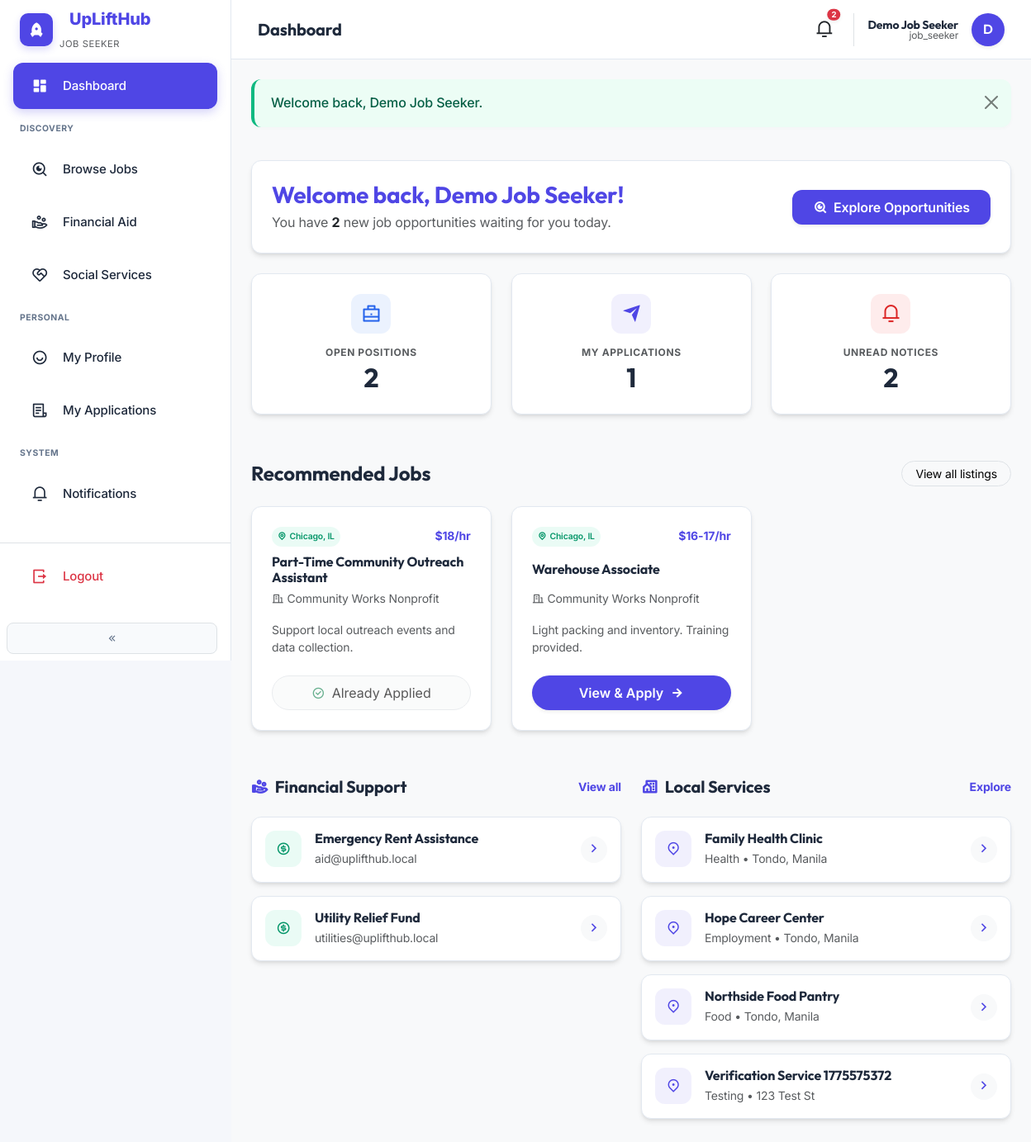
The page /jobseeker/dashboard.php (signed in) on the database its author committed.
### tables this page shows
CREATE TABLE `jobs` (
  `id` int(10) UNSIGNED NOT NULL,
  `recruiter_id` int(10) UNSIGNED NOT NULL,
  `title` varchar(255) NOT NULL,
  `description` text DEFAULT NULL,
  `location` varchar(255) DEFAULT NULL,
  `exact_address` varchar(500) DEFAULT NULL,
  `salary_range` varchar(100) DEFAULT NULL,
  `status` enum('draft','pending_approval','published','closed') NOT NULL DEFAULT 'pending_approval',
  `created_at` timestamp NOT NULL DEFAULT current_timestamp()
);

CREATE TABLE `recruiter_profiles` (
  `user_id` int(10) UNSIGNED NOT NULL,
  `company_name` varchar(255) NOT NULL,
  `contact` varchar(100) DEFAULT NULL,
  `location` varchar(255) DEFAULT NULL,
  `industry` varchar(100) DEFAULT NULL,
  `company_logo` varchar(255) DEFAULT NULL
);

CREATE TABLE `financial_aid_programs` (
  `id` int(10) UNSIGNED NOT NULL,
  `title` varchar(255) NOT NULL,
  `description` text DEFAULT NULL,
  `eligibility` text DEFAULT NULL,
  `contact_info` varchar(255) DEFAULT NULL,
  `exact_address` varchar(500) DEFAULT NULL,
  `status` enum('active','inactive') NOT NULL DEFAULT 'active',
  `created_by` int(10) UNSIGNED DEFAULT NULL,
  `posted_by_user_id` int(10) UNSIGNED DEFAULT NULL,
  `moderation_status` enum('pending_approval','published','rejected') NOT NULL DEFAULT 'published',
  `created_at` timestamp NOT NULL DEFAULT current_timestamp()
);

CREATE TABLE `social_services` (
  `id` int(10) UNSIGNED NOT NULL,
  `name` varchar(255) NOT NULL,
  `description` text DEFAULT NULL,
  `exact_address` varchar(500) DEFAULT NULL,
  `category` varchar(100) DEFAULT NULL,
  `phone` varchar(255) DEFAULT NULL,
  `latitude` decimal(10,7) DEFAULT NULL,
  `longitude` decimal(10,7) DEFAULT NULL,
  `posted_by_user_id` int(10) UNSIGNED DEFAULT NULL,
  `status` enum('pending_approval','published','rejected','active') NOT NULL DEFAULT 'active',
  `moderation_status` enum('pending_approval','published','rejected') NOT NULL DEFAULT 'published',
  `created_at` timestamp NOT NULL DEFAULT current_timestamp()
);

### includes/auth.php (called while the page is built, shortened)
<?php
function current_user(): ?array
{
    return [
        'id' => (int) $_SESSION['user_id'],
        'email' => (string) ($_SESSION['user_email'] ?? ''),
        'name' => (string) ($_SESSION['user_name'] ?? ''),
        'role' => (string) ($_SESSION['user_role'] ?? ''),
        'recruiter_status' => (string) ($_SESSION['recruiter_status'] ?? 'n/a'),
    ];
}

### includes/functions.php (called while the page is built, shortened)
<?php
function app_url(string $path = '', bool $absolute = false): string
{
    $base = rtrim(APP_BASE, '/');
    $path = ltrim($path, '/');
    return ($base === '' ? '' : $base) . '/' . $path;
}
function e(string $s): string
{
    return htmlspecialchars($s, ENT_QUOTES, 'UTF-8');
}

### jobseeker/dashboard.php (the view, shortened to what this page needs)
<?php
$pdo = db();
$uid = current_user()['id'];
$applied = [];
$stApp = $pdo->prepare('SELECT job_id FROM applications WHERE job_seeker_id = ?');
$stApp->execute([$uid]);
foreach ($stApp->fetchAll() as $r) {
    $applied[(int) $r['job_id']] = true;
}
$st = $pdo->prepare('SELECT COUNT(*) FROM applications WHERE job_seeker_id = ?');
$st->execute([$uid]);
$appCount = (int) $st->fetchColumn();
$pub = (int) $pdo->query("SELECT COUNT(*) FROM jobs WHERE status = 'published'")->fetchColumn();
$n = $pdo->prepare('SELECT COUNT(*) FROM notifications WHERE user_id = ? AND is_read = 0');
$n->execute([$uid]);
$unread = (int) $n->fetchColumn();
$jobPreview = $pdo->query(
    "SELECT j.id, j.title, j.description, j.location, j.salary_range, rp.company_name, u.name AS recruiter_name
     FROM jobs j
     INNER JOIN users u ON u.id = j.recruiter_id
     LEFT JOIN recruiter_profiles rp ON rp.user_id = j.recruiter_id
     WHERE j.status = 'published'
     ORDER BY j.created_at DESC
     LIMIT 6"
)->fetchAll();
$aidPreview = $pdo->query(
    "SELECT id, title, description, eligibility, contact_info
     FROM financial_aid_programs
     WHERE status = 'active' AND moderation_status = 'published'
     ORDER BY title
     LIMIT 6"
)->fetchAll();
$servicesPreview = $pdo->query(
    "SELECT id, name, description, exact_address, category, phone
     FROM social_services
     WHERE moderation_status = 'published'
     ORDER BY name
     LIMIT 6"
)->fetchAll();
function dash_excerpt(string $text, int $max = 140): string
{
    $t = trim(preg_replace('/\s+/', ' ', $text));
    if (strlen($t) <= $max) {
        return $t;
    }
    return substr($t, 0, $max) . '…';
}
require dirname(__DIR__) . '/includes/partials/dashboard-start.php';
?>
<div class="row g-4 mb-4 mt-2">
  <div class="col-12">
    <div class="card-premium-admin p-4 reveal reveal-fade">
      <div class="d-flex flex-column flex-md-row align-items-md-center justify-content-between gap-3">
        <div>
          <h1 class="h3 fw-bold mb-1 text-indigo" style="font-family: 'Outfit', sans-serif;">Welcome back, <?= e(current_user()['name']) ?>!</h1>
          <p class="text-muted mb-0">You have <span class="fw-bold text-dark"><?= $pub ?></span> new job opportunities waiting for you today.</p>
        </div>
        <div class="d-flex gap-2">
          <a href="<?= e(app_url('jobseeker/jobs.php')) ?>" class="btn btn-indigo px-4 py-2 shadow-sm">
            <i class="ri-search-eye-line me-2"></i>Explore Opportunities
          </a>
        </div>
      </div>
    </div>
  </div>
</div>
<div class="row g-4 mb-5 reveal-stagger">
  <div class="col-md-4 reveal reveal-up">
    <div class="card-premium-admin metric-card h-100 hover-lift d-flex flex-column align-items-center text-center p-4">
      <div class="metric-icon blue mb-3">
        <i class="ri-briefcase-line"></i>
      </div>
      <div>
        <h3 class="h6 text-muted fw-bold text-uppercase mb-1" style="font-size: 0.75rem; letter-spacing: 0.05em;">Open Positions</h3>
        <div class="h2 fw-bold mb-0" style="font-family: 'Outfit', sans-serif;"><?= $pub ?></div>
      </div>
    </div>
  </div>
  <div class="col-md-4 reveal reveal-up">
    <div class="card-premium-admin metric-card h-100 hover-lift d-flex flex-column align-items-center text-center p-4">
      <div class="metric-icon indigo mb-3">
        <i class="ri-send-plane-fill"></i>
      </div>
      <div>
        <h3 class="h6 text-muted fw-bold text-uppercase mb-1" style="font-size: 0.75rem; letter-spacing: 0.05em;">My Applications</h3>
        <div class="h2 fw-bold mb-0" style="font-family: 'Outfit', sans-serif;"><?= $appCount ?></div>
      </div>
    </div>
  </div>
  <div class="col-md-4 reveal reveal-up">
    <div class="card-premium-admin metric-card h-100 hover-lift d-flex flex-column align-items-center text-center p-4">
      <div class="metric-icon red mb-3">
        <i class="ri-notification-3-line"></i>
      </div>
      <div>
        <h3 class="h6 text-muted fw-bold text-uppercase mb-1" style="font-size: 0.75rem; letter-spacing: 0.05em;">Unread Notices</h3>
        <div class="h2 fw-bold mb-0" style="font-family: 'Outfit', sans-serif;"><?= $unread ?></div>
      </div>
    </div>
  </div>
</div>
<section class="mb-5 pt-2">
  <div class="d-flex align-items-center justify-content-between mb-4 reveal reveal-fade">
    <h2 class="h4 fw-bold mb-0" style="font-family: 'Outfit', sans-serif;">Recommended Jobs</h2>
    <a href="<?= e(app_url('jobseeker/jobs.php')) ?>" class="btn btn-sm btn-light border px-3 rounded-pill">View all listings</a>
  </div>
  <div class="row g-4 reveal-stagger">
    <?php foreach ($jobPreview as $j):
        $company = $j['company_name'] ?: $j['recruiter_name'];
        $desc = dash_excerpt((string) $j['description'], 100);
        ?>
      <div class="col-md-6 col-lg-4 reveal reveal-up">
        <div class="card-premium-admin h-100 d-flex flex-column hover-lift bg-white">
          <div class="p-4 flex-grow-1">
            <div class="d-flex justify-content-between mb-2">
              <span class="badge-admin badge-approved" style="font-size: 0.65rem;"><i class="ri-map-pin-line me-1"></i><?= e((string)$j['location']) ?></span>
              <span class="text-indigo fw-bold small"><?= e((string)$j['salary_range']) ?></span>
            </div>
            <h3 class="h6 fw-bold mb-1" style="font-family: 'Outfit', sans-serif; min-height: 2.5em; display: flex; align-items: center;"><?= e($j['title']) ?></h3>
            <p class="text-muted small mb-3"><i class="ri-building-line me-1"></i><?= e($company) ?></p>
            <?php if ($desc !== ''): ?>
              <p class="small text-muted mb-0" style="display: -webkit-box; -webkit-line-clamp: 3; -webkit-box-orient: vertical; overflow: hidden; line-height: 1.5;"><?= e($desc) ?></p>
            <?php endif; ?>
          </div>
          <div class="px-4 pb-4 mt-auto">
            <div class="d-grid shadow-none">
              <?php if (!empty($applied[(int) $j['id']])): ?>
                <button class="btn btn-light border py-2 disabled rounded-pill">
                  <i class="ri-checkbox-circle-line me-2 text-success"></i>Already Applied
                </button>
              <?php else: ?>
                <button type="button" class="btn btn-indigo py-2 rounded-pill shadow-sm" data-bs-toggle="modal" data-bs-target="#applyModal<?= (int) $j['id'] ?>">
                  View & Apply <i class="ri-arrow-right-line ms-1"></i>
                </button>
              <?php endif; ?>
            </div>
          </div>
        </div>
      </div>
    <?php endforeach; ?>
  </div>
</section>
<div class="row g-4 mb-5 pt-2">
  <div class="col-lg-6 reveal reveal-left">
    <section class="h-100">
      <div class="d-flex align-items-center justify-content-between mb-4">
        <h2 class="h5 fw-bold mb-0" style="font-family: 'Outfit', sans-serif;"><i class="ri-hand-coin-line text-indigo me-2"></i>Financial Support</h2>
        <a href="<?= e(app_url('jobseeker/financial-aid.php')) ?>" class="small text-indigo fw-bold text-decoration-none hover-underline">View all</a>
      </div>
      <div class="d-flex flex-column gap-3">
        <?php foreach ($aidPreview as $p): ?>
          <div class="card-premium-admin p-3 hover-lift bg-white">
            <div class="d-flex gap-3">
              <div class="metric-icon green mb-0 flex-shrink-0" style="width: 44px; height: 44px; font-size: 1.1rem;">
                <i class="ri-money-dollar-circle-line"></i>
              </div>
              <div class="flex-grow-1 min-width-0">
                <h4 class="h6 fw-bold mb-1 text-truncate" style="font-family: 'Outfit', sans-serif;"><?= e($p['title']) ?></h4>
                <p class="text-muted mb-0 small text-truncate"><?= e((string)$p['contact_info']) ?></p>
              </div>
              <div class="align-self-center">
                <a href="<?= e(app_url('jobseeker/financial-aid.php')) ?>" class="btn btn-sm btn-light border-0 p-1 rounded-circle bg-light" style="width: 32px; height: 32px; display: flex; align-items: center; justify-content: center;">
                   <i class="ri-arrow-right-s-line text-indigo" style="font-size: 1.2rem;"></i>
                </a>
              </div>
            </div>
          </div>
        <?php endforeach; ?>
      </div>
    </section>
  </div>
  <div class="col-lg-6 reveal reveal-right">
    <section class="h-100">
      <div class="d-flex align-items-center justify-content-between mb-4">
        <h2 class="h5 fw-bold mb-0" style="font-family: 'Outfit', sans-serif;"><i class="ri-community-line text-indigo me-2"></i>Local Services</h2>
        <a href="<?= e(app_url('jobseeker/social-services.php')) ?>" class="small text-indigo fw-bold text-decoration-none hover-underline">Explore</a>
      </div>
      <div class="d-flex flex-column gap-3">
        <?php foreach ($servicesPreview as $s): ?>
          <div class="card-premium-admin p-3 hover-lift bg-white">
            <div class="d-flex gap-3">
              <div class="metric-icon indigo mb-0 flex-shrink-0" style="width: 44px; height: 44px; font-size: 1.1rem;">
                <i class="ri-map-pin-2-line"></i>
              </div>
              <div class="flex-grow-1 min-width-0">
                <h4 class="h6 fw-bold mb-1 text-truncate" style="font-family: 'Outfit', sans-serif;"><?= e($s['name']) ?></h4>
                <p class="text-muted mb-0 small text-truncate"><?= e((string)$s['category']) ?> • <?= e((string)$s['exact_address']) ?></p>
              </div>
              <div class="align-self-center">
                <a href="<?= e(app_url('jobseeker/social-services.php')) ?>" class="btn btn-sm btn-light border-0 p-1 rounded-circle bg-light" style="width: 32px; height: 32px; display: flex; align-items: center; justify-content: center;">
                   <i class="ri-arrow-right-s-line text-indigo" style="font-size: 1.2rem;"></i>
                </a>
              </div>
            </div>
          </div>
        <?php endforeach; ?>
      </div>
    </section>
  </div>
</div>
<?php require dirname(__DIR__) . '/includes/partials/dashboard-end.php'; ?>

### assets/css/uplifthub.css (style rules this page uses)
:root { --uplift-indigo: #2D5BFF; --uplift-indigo-dark: #1E3BB3; --uplift-blue: #2D5BFF; --uplift-black: #1A1D23; --uplift-green: #34D399; --uplift-orange: #F59E0B; --uplift-purple: #8B5CF6; --uplift-soft-blue: #F8FAFE; --uplift-card-bg: #ffffff; --uplift-sidebar: #f5f7fb; --uplift-border: rgba(0,0,0,0.06); }
.uplift-body { --bg: #ffffff; --section-alt: var(--uplift-soft-blue); --panel: #ffffff; --muted: #64748b; color: var(--uplift-black); background-color: var(--bg); font-family: 'Inter', system-ui, -apple-system, sans-serif; line-height: 1.6; }

### assets/css/animations.css (style rules this page uses)
.reveal { opacity: 0; transition: opacity 0.8s cubic-bezier(0.25, 0.46, 0.45, 0.94), transform 0.8s cubic-bezier(0.25, 0.46, 0.45, 0.94); will-change: opacity, transform; }
.reveal-up { transform: translateY(40px); }
.reveal-left { transform: translateX(-50px); }
.reveal-right { transform: translateX(50px); }
.reveal-fade { transform: none; }
.reveal.reveal-visible { opacity: 1; transform: translateY(0) translateX(0) scale(1); }
.reveal-stagger > .reveal:nth-child(1) { transition-delay: 0ms; }
.reveal-stagger > .reveal:nth-child(2) { transition-delay: 100ms; }
.reveal-stagger > .reveal:nth-child(3) { transition-delay: 200ms; }

### assets/css/admin-premium.css (style rules this page uses)
:root { --admin-indigo: #4F46E5; --admin-indigo-light: #818CF8; --admin-indigo-soft: rgba(79, 70, 229, 0.08); --admin-bg: #F8FAFC; --admin-card-bg: #FFFFFF; --admin-sidebar-bg: #FFFFFF; --admin-border: #E2E8F0; --admin-text-main: #1E293B; --admin-text-muted: #64748B; --admin-radius: 0.75rem; --admin-shadow: 0 4px 6px -1px rgba(0, 0, 0, 0.1), 0 2px 4px -1px rgba(0, 0, 0, 0.06); --admin-shadow-lg: 0 10px 15px -3px rgba(0, 0, 0, 0.1), 0 4px 6px -2px rgba(0, 0, 0, 0.05); }
body.admin-body { background-color: var(--admin-bg); color: var(--admin-text-main); font-family: 'Inter', 'Outfit', sans-serif; letter-spacing: -0.01em; }
.btn-indigo { background: var(--admin-indigo); color: #FFFFFF; border-radius: var(--admin-radius); font-weight: 600; transition: all 0.2s ease; }
.text-indigo { color: var(--admin-indigo) !important; }
.card-premium-admin { background: var(--admin-card-bg); border: 1px solid var(--admin-border); border-radius: var(--admin-radius); box-shadow: var(--admin-shadow); transition: all 0.3s ease; }
.metric-card { padding: 1.5rem; }
.metric-icon { width: 48px; height: 48px; border-radius: 12px; display: flex; align-items: center; justify-content: center; font-size: 1.5rem; margin-bottom: 1rem; }
.metric-icon.indigo { background: var(--admin-indigo-soft); color: var(--admin-indigo); }
.metric-icon.green { background: rgba(52, 211, 153, 0.1); color: #059669; }
.metric-icon.blue { background: rgba(59, 130, 246, 0.1); color: #2563EB; }
.metric-icon.red { background: rgba(239, 68, 68, 0.1); color: #DC2626; }
.badge-admin { padding: 0.35em 0.65em; font-size: 0.75em; font-weight: 600; border-radius: 9999px; text-transform: capitalize; }
.badge-approved { background: rgba(52, 211, 153, 0.1); color: #059669; }
* { transition: background-color 0.2s, border-color 0.2s, color 0.2s, transform 0.2s; }

### rows shown on the page
jobs: location "Chicago, IL", salary_range "$18/hr", title "Part-Time Community Outreach Assistant", recruiter_profiles.company_name "Community Works Nonprofit", description "Support local outreach events and data collection.", shows "Already Applied"
jobs: location "Chicago, IL", salary_range "$16-17/hr", title "Warehouse Associate", recruiter_profiles.company_name "Community Works Nonprofit", description "Light packing and inventory. Training provided."
financial_aid_programs: title "Emergency Rent Assistance", contact_info "aid@uplifthub.local"
financial_aid_programs: title "Utility Relief Fund", contact_info "utilities@uplifthub.local"
social_services: name "Family Health Clinic", category "Health", exact_address "Tondo, Manila"
social_services: name "Hope Career Center", category "Employment", exact_address "Tondo, Manila"
social_services: name "Northside Food Pantry", category "Food", exact_address "Tondo, Manila"
social_services: name "Verification Service 1775575372", category "Testing", exact_address "123 Test St"

### other values the page prints
$pageTitle "Dashboard"
$notifCount "2"
$u['name'] "Demo Job Seeker"
$role === 'admin' ? 'Administrator' : $role "job_seeker"
substr($u['name'], 0, 1) "D"
$f['message'] "Welcome back, Demo Job Seeker."
current_user()['name'] "Demo Job Seeker"
$pub "2"
$appCount "1"
$unread "2"
